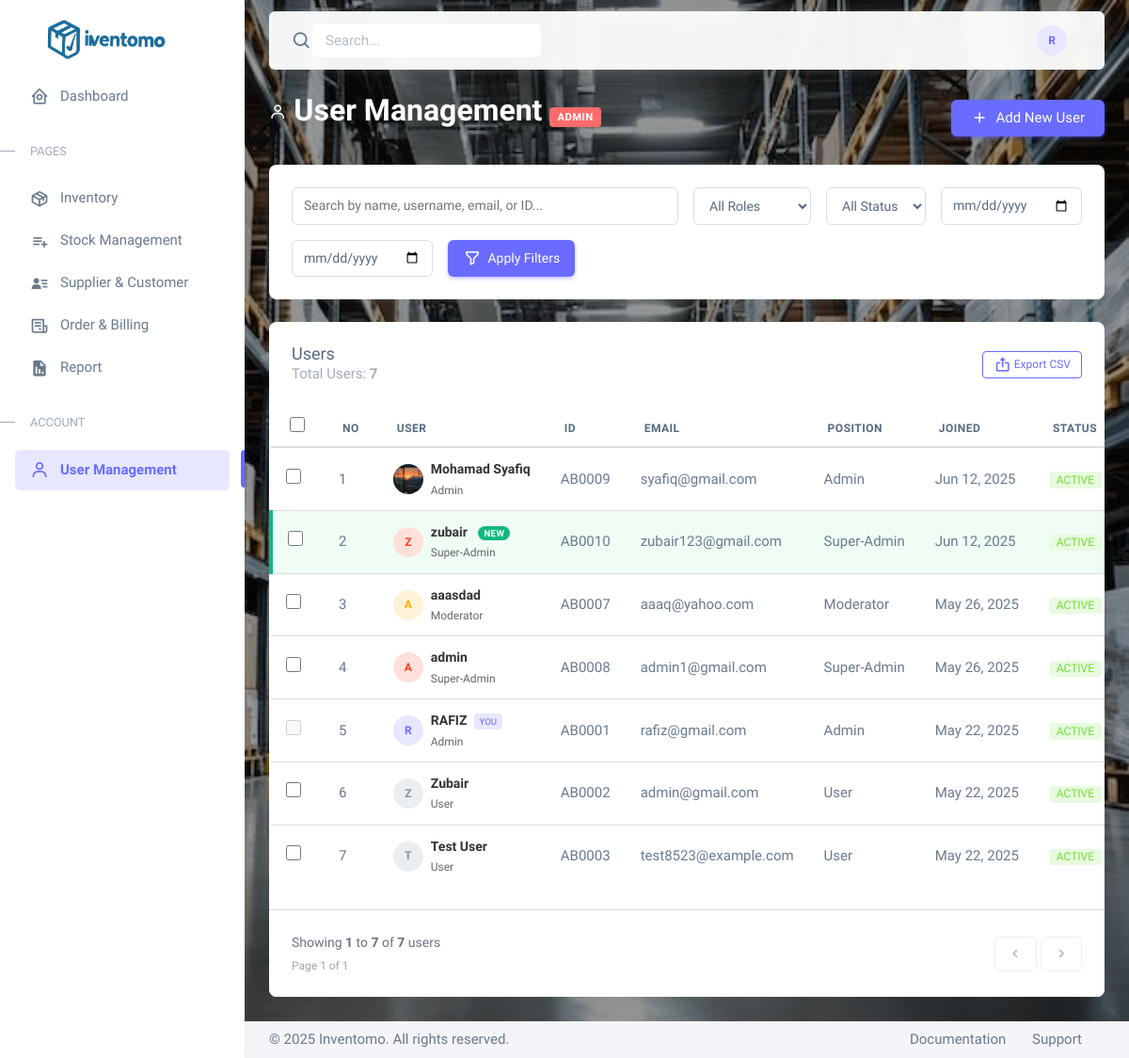
The app's page /user.php (signed in) with its own data.
### tables this page shows
CREATE TABLE `user_profiles` (
  `Id` varchar(10) NOT NULL,
  `date_join` date NOT NULL,
  `full_name` varchar(255) NOT NULL,
  `email` varchar(255) NOT NULL,
  `phone_no` varchar(20) NOT NULL,
  `username` varchar(100) NOT NULL,
  `password` varchar(255) NOT NULL,
  `position` enum('user','moderator','admin','super-admin') DEFAULT 'user',
  `profile_picture` varchar(255) DEFAULT 'default.jpg',
  `active` tinyint(1) DEFAULT 0,
  `created_at` timestamp NOT NULL DEFAULT current_timestamp()
);

### user.php (the view, shortened to what the rows shown need)
<?php
$host = 'localhost';
$user = 'root';
$pass = '';
$dbname = 'inventory_system';
$users_per_page = 10;
$current_page = isset($_GET['page']) ? max(1, intval($_GET['page'])) : 1;
$offset = ($current_page - 1) * $users_per_page;
$current_user_id = $_SESSION['user_id'];
$current_user_name = "User";
$current_user_role = "user";
$current_user_avatar = "1.png";
function getAvatarColor($position) {
    switch (strtolower($position)) {
        case 'admin':
            return 'primary';
        case 'super-admin':
            return 'danger';
        case 'moderator':
            return 'warning';
        default:
            return 'secondary';
    }
}
function getProfilePicture($profile_picture, $full_name) {
    if (!empty($profile_picture) && $profile_picture != 'default.jpg') {
        $photo_path = 'uploads/photos/' . $profile_picture;
        if (file_exists($photo_path)) {
            return $photo_path;
        }
    }
    return null;
}
try {
    $conn = mysqli_connect($host, $user, $pass, $dbname);
    if (isset($_SESSION['user_id']) && $conn) {
        $user_id = mysqli_real_escape_string($conn, $_SESSION['user_id']);
        $user_query = "SELECT * FROM user_profiles WHERE Id = '$user_id' LIMIT 1";
        $user_result = mysqli_query($conn, $user_query);
        if ($user_result && mysqli_num_rows($user_result) > 0) {
            $user_data = mysqli_fetch_assoc($user_result);
            $current_user_name = !empty($user_data['full_name']) ? $user_data['full_name'] : $user_data['username'];
            $current_user_role = strtolower($user_data['position']);
            $current_user_avatar = !empty($user_data['profile_picture']) ? $user_data['profile_picture'] : '1.png';
        }
    }
    $can_edit = ($current_user_role === 'admin');
    $can_bulk_actions = ($current_user_role === 'admin');
    $count_sql = "SELECT COUNT(*) as total FROM user_profiles WHERE 1=1";
    $sql = "SELECT * FROM user_profiles WHERE 1=1";
    $count_result = mysqli_query($conn, $count_sql);
    $total_records = 0;
    if ($count_result) {
        $count_row = mysqli_fetch_assoc($count_result);
        $total_records = $count_row['total'];
    }
    $total_pages = ceil($total_records / $users_per_page);
    $current_page = min($current_page, max(1, $total_pages));
    $sql .= " ORDER BY date_join DESC LIMIT $offset, $users_per_page";
    $result = mysqli_query($conn, $sql);
} catch (Exception $e) {
    $error = "Error: " . $e->getMessage();
}
?>
<!DOCTYPE html>
<html lang="en" class="light-style layout-menu-fixed" dir="ltr" data-theme="theme-default" data-assets-path="assets/"
    data-template="vertical-menu-template-free">
<head>
    <link rel="stylesheet" href="assets/vendor/fonts/boxicons.css" />
    <link rel="stylesheet" href="assets/vendor/css/core.css" class="template-customizer-core-css" />
    <link rel="stylesheet" href="assets/vendor/css/theme-default.css" class="template-customizer-theme-css" />
    <link rel="stylesheet" href="assets/css/demo.css" />
    <link rel="stylesheet" href="assets/vendor/libs/perfect-scrollbar/perfect-scrollbar.css" />
</head>
<body>
    <div class="layout-wrapper layout-content-navbar">
        <div class="layout-container">
            <div class="layout-page">
                <nav class="layout-navbar container-xxl navbar navbar-expand-xl navbar-detached align-items-center bg-navbar-theme"
                    id="layout-navbar">
                    <div class="navbar-nav-right d-flex align-items-center" id="navbar-collapse">
                        <ul class="navbar-nav flex-row align-items-center ms-auto">
                            <li class="nav-item navbar-dropdown dropdown-user dropdown">
                                <a class="nav-link dropdown-toggle hide-arrow" href="javascript:void(0);"
                                    data-bs-toggle="dropdown">
                                    <div class="user-avatar bg-label-<?php echo getAvatarColor($current_user_role); ?>">
                                        <?php
                                        $navbar_pic = getProfilePicture($current_user_avatar, $current_user_name);
                                        if ($navbar_pic): ?>
                                            <img src="<?php echo htmlspecialchars($navbar_pic); ?>" alt="Profile Picture">
                                        <?php else: ?>
                                            <?php echo strtoupper(substr($current_user_name, 0, 1)); ?>
                                        <?php endif; ?>
                                    </div>
                                </a>
                            </li>
                        </ul>
                    </div>
                </nav>
                <div class="content-wrapper">
                    <div class="container-xxl flex-grow-1 container-p-y">
                        <div class="d-flex justify-content-between align-items-center mb-4">
                            <h4 class="page-title" style="color: white;">
                                <i class="bx bx-user"></i> User Management
                                <span class="role-badge <?php echo $current_user_role; ?>">
                                    <?php echo ucfirst($current_user_role); ?> <?php echo $can_edit ? '' : '(View Only)'; ?>
                                </span>
                            </h4>
                        </div>
                        <div class="card">
                            <div class="table-responsive text-nowrap">
                                <table class="table table-hover" id="userTable">
                                    <thead>
                                        <tr>
                                            <?php if ($can_bulk_actions): ?>
                                            <th style="width: 40px;">
                                                <input type="checkbox" class="checkbox-input" id="selectAll"
                                                    onchange="toggleAllCheckboxes()" title="Select All">
                                            </th>
                                            <?php endif; ?>
                                            <th>No</th>
                                            <th>User</th>
                                            <th>ID</th>
                                            <th>Email</th>
                                            <th>Position</th>
                                            <th>Joined</th>
                                            <th>Status</th>
                                        </tr>
                                    </thead>
                                    <tbody class="table-border-bottom-0" id="userTableBody">
                                        <?php
                                        if ($result && mysqli_num_rows($result) > 0) {
                                            $row_number = $offset + 1;
                                            $latest_query = "SELECT MAX(Id) as latest_id FROM user_profiles";
                                            $latest_result = mysqli_query($conn, $latest_query);
                                            $latest_id = null;
                                            if ($latest_result) {
                                                $latest_row = mysqli_fetch_assoc($latest_result);
                                                $latest_id = $latest_row['latest_id'];
                                            }
                                            while($r2 = mysqli_fetch_assoc($result)) {
                                                $id = $r2['Id'];
                                                $username = $r2['username'];
                                                $email = $r2['email'];
                                                $position = $r2['position'];
                                                $date_join = date('M d, Y', strtotime($r2['date_join']));
                                                $full_name = isset($r2['full_name']) ? $r2['full_name'] : $username;
                                                $status = isset($r2['active']) ? $r2['active'] : '1';
                                                $profile_picture = isset($r2['profile_picture']) ? $r2['profile_picture'] : '';
                                                $is_new_user = ($id == $latest_id && $current_page == 1);
                                                $profile_pic_path = getProfilePicture($profile_picture, $full_name);
                                                $row_class = $is_new_user ? 'new-user' : '';
                                        ?>
                                        <tr class="<?php echo $row_class; ?>" data-user-id="<?php echo htmlspecialchars($id); ?>">
                                            <?php if ($can_bulk_actions): ?>
                                            <td>
                                                <input type="checkbox" class="checkbox-input row-checkbox"
                                                       name="user_ids[]" value="<?php echo htmlspecialchars($id); ?>"
                                                       onchange="updateSelectAllState()"
                                                       <?php echo ($id === $current_user_id) ? 'disabled title="Cannot select your own account"' : ''; ?>>
                                            </td>
                                            <?php endif; ?>
                                            <td><?php echo $row_number++; ?></td>
                                            <td>
                                                <div class="user-info">
                                                    <div class="user-avatar bg-label-<?php echo getAvatarColor($position); ?>">
                                                        <?php if ($profile_pic_path): ?>
                                                        <img src="<?php echo htmlspecialchars($profile_pic_path); ?>"
                                                            alt="Profile Picture">
                                                        <?php else: ?>
                                                        <?php echo strtoupper(substr($full_name, 0, 1)); ?>
                                                        <?php endif; ?>
                                                    </div>
                                                    <div class="user-details">
                                                        <div class="user-name">
                                                            <?php echo htmlspecialchars($full_name); ?>
                                                            <?php if ($is_new_user): ?>
                                                            <span class="new-badge">NEW</span>
                                                            <?php endif; ?>
                                                            <?php if ($id === $current_user_id): ?>
                                                            <span class="badge bg-label-primary ms-1" style="font-size: 0.6rem;">YOU</span>
                                                            <?php endif; ?>
                                                        </div>
                                                        <div class="user-role">
                                                            <?php echo htmlspecialchars($position); ?>
                                                        </div>
                                                    </div>
                                                </div>
                                            </td>
                                            <td><?php echo htmlspecialchars($id); ?></td>
                                            <td><?php echo htmlspecialchars($email); ?></td>
                                            <td>
                                                <span
                                                    class="text-capitalize"><?php echo htmlspecialchars($position); ?></span>
                                            </td>
                                            <td><?php echo $date_join; ?></td>
                                            <td>
                                                <span
                                                    class="badge bg-label-<?php echo ($status == '1' || $status == 'Active') ? 'success' : 'danger'; ?> badge-status <?php echo (!$can_edit || $id === $current_user_id) ? 'non-clickable' : ''; ?>"
                                                    <?php if ($can_edit && $id !== $current_user_id): ?>
                                                    onclick="toggleUserStatus('<?php echo htmlspecialchars($id); ?>', '<?php echo $status; ?>')"
                                                    style="cursor: pointer;" title="Click to toggle status"
                                                    <?php else: ?>
                                                    title="<?php echo ($id === $current_user_id) ? 'Cannot change your own status' : 'View only - Contact admin to change status'; ?>"
                                                    <?php endif; ?>>
                                                    <?php echo ($status == '1' || $status == 'Active') ? 'Active' : 'Inactive'; ?>
                                                </span>
                                            </td>
                                        </tr>
                                        <?php
                                            }
                                        }
                                        ?>
                                    </tbody>
                                </table>
                            </div>
                        </div>
                    </div>
                </div>
            </div>
        </div>
    </div>
</body>
</html>

### records on screen
user_profiles: full_name "R", position "ADMIN", full_name "RAFIZ", shows "YOU", position "Admin", Id "AB0001", email "rafiz@gmail.com", date_join "May 22, 2025", active "ACTIVE"
user_profiles: profile_picture+full_name (picture), full_name "Mohamad Syafiq", position "Admin", Id "AB0009", email "syafiq@gmail.com", date_join "Jun 12, 2025", active "ACTIVE"
user_profiles: full_name "Z", full_name "zubair", shows "NEW", position "Super-Admin", Id "AB0010", email "zubair123@gmail.com", date_join "Jun 12, 2025", active "ACTIVE"
user_profiles: full_name "A", full_name "aaasdad", position "Moderator", Id "AB0007", email "aaaq@yahoo.com", date_join "May 26, 2025", active "ACTIVE"
user_profiles: full_name "A", full_name "admin", position "Super-Admin", Id "AB0008", email "admin1@gmail.com", date_join "May 26, 2025", active "ACTIVE"
user_profiles: full_name "Z", full_name "Zubair", position "User", Id "AB0002", email "admin@gmail.com", date_join "May 22, 2025", active "ACTIVE"
user_profiles: full_name "T", full_name "Test User", position "User", Id "AB0003", email "test8523@example.com", date_join "May 22, 2025", active "ACTIVE"

### other values on screen
$total_records "7"
$offset + 1 "1"
min($offset + $users_per_page, $total_records) "7"
$current_page "1"
$total_pages "1"
